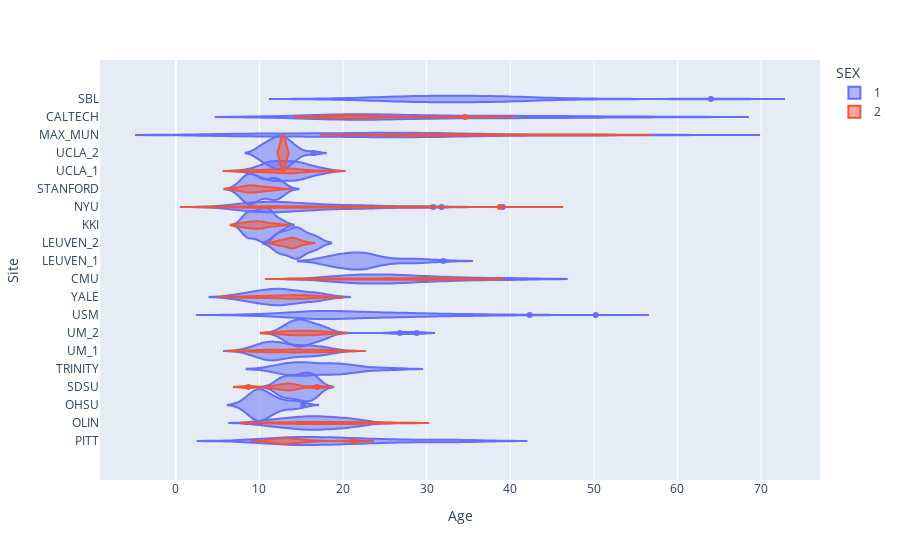

Here is the notebook cell this chart was saved with:
### Code cell
fig = px.violin(phenotypic, y = "SITE_ID", x = "AGE_AT_SCAN",
                labels = {"SITE_ID": "Site",
                        "AGE_AT_SCAN": "Age"},
                color = "SEX",
                orientation="h"
               )
fig.update_traces(width=2)
fig.show()

### Figure 1 — Plotly figure (JSON) as saved in the notebook; plotly's stock layout.template omitted (floating-point values rounded to 4 significant figures; data arrays with more than 128 entries replaced by an {"elided": "..."} marker saying what was removed)
{"data": [{"alignmentgroup": "True", "box": {"visible": false}, "hovertemplate": "SEX=1<br>Age=%{x}<br>Site=%{y}<extra></extra>", "legendgroup": "1", "marker": {"color": "#636efa"}, "name": "1", "offsetgroup": "1", "orientation": "h", "scalegroup": "True", "showlegend": true, "type": "violin", "width": 2, "x": {"elided": "948 float values"}, "x0": " ", "xaxis": "x", "y": {"elided": "948 str values"}, "y0": " ", "yaxis": "y"}, {"alignmentgroup": "True", "box": {"visible": false}, "hovertemplate": "SEX=2<br>Age=%{x}<br>Site=%{y}<extra></extra>", "legendgroup": "2", "marker": {"color": "#EF553B"}, "name": "2", "offsetgroup": "2", "orientation": "h", "scalegroup": "True", "showlegend": true, "type": "violin", "width": 2, "x": {"elided": "164 float values"}, "x0": " ", "xaxis": "x", "y": {"elided": "164 str values"}, "y0": " ", "yaxis": "y"}], "layout": {"legend": {"title": {"text": "SEX"}, "tracegroupgap": 0}, "margin": {"t": 60}, "violinmode": "group", "xaxis": {"anchor": "y", "domain": [0, 1], "title": {"text": "Age"}}, "yaxis": {"anchor": "x", "domain": [0, 1], "title": {"text": "Site"}}}}
